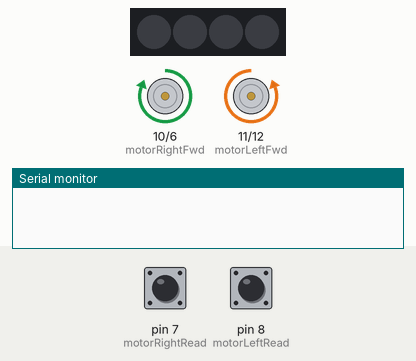
Bench run of a sketch on a simulated Arduino Uno, built with avr-gcc and run on an emulated ATmega328P. Shown: 4 RGB LEDs in strip order, left to right, motor-driver pin pairs drawn as motors (green arrow = first pin HIGH = forward, orange = second pin HIGH = backward, longer = more drive), the last lines printed to the serial monitor. The test bench sets the inputs (shaded band); at power-on: pin 7 (motorRightRead) LOW, pin 8 (motorLeftRead) LOW. The strip is taken to match the declared colour order.

Above: at 0.1 s.
At 5.1 s:
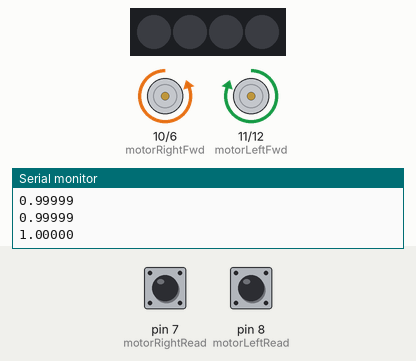
At 10.1 s:
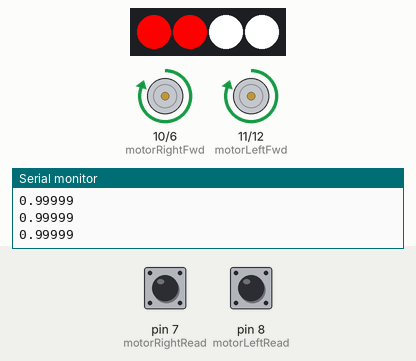
Timing chart, 0 to 11.6 s (numbered marks = the images above):
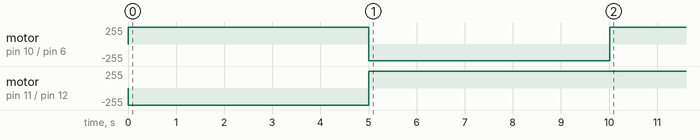

The sketch:

battleBot.ino
```cpp
// Neopixel Setup
#include <Adafruit_NeoPixel.h>

// Motor Pins
const int motorLeftBack =   12;  // Motor A1 LB
const int motorLeftFwd =    11;  // Motor A2 LF
const int motorRightFwd =   10;  // Motor B1 RF
const int motorRightBack =  6;   // Motor B2 RB

const int motorLeftRead =   8;   // Arduino A0
const int motorRightRead =  7;   // Arduino A1

// Echo Sensor Pins
const int echoServo = 5;
const int echoPinRead = A0; // Echo
const int echoPinSend = A1; // Trigger
const int stopDistance = 10; // Distance threshold to stop the robot (in cm)

// Gripper Pins
const int gripperServo = 3;

//LED
const int LED_PIN = 2;
const int LED_COUNT = 4;
const int brightness = 125;

const int totalBlinks = 3;

//Led Layout
const int LB = 0;   //Left Back
const int RB = 1;   //Right Back
const int RF = 2;   //Right Front
const int LF = 3;   //Left Front


//Color Values
const int RED[] = {255, 0, 0};
const int GREEN[] = {0, 255, 0};
const int BLUE[] = {0, 0, 255};
const int ORANGE[] = {255, 80, 0};

Adafruit_NeoPixel strip(LED_COUNT, LED_PIN, NEO_RGB + NEO_KHZ800);

void setup() {
  // Motor
  pinMode(motorLeftFwd,   OUTPUT);
  pinMode(motorLeftBack,  OUTPUT);
  pinMode(motorRightBack, OUTPUT);
  pinMode(motorRightFwd,  OUTPUT);
  pinMode(motorLeftRead,  INPUT);
  pinMode(motorRightRead, INPUT);
  // Echo Sensor
  pinMode(echoPinRead, INPUT);
  pinMode(echoPinSend, OUTPUT);
  //
  Serial.begin(9600);
  calibrate();
  driveForward(255);
  //
  //Color setup
  strip.begin();
  setPixelRgb(LB, 255, 0, 0);
  setPixelRgb(RB, 255, 0, 0);
  setPixelRgb(RF, 255, 255, 255);
  setPixelRgb(LF, 255, 255, 255);
  //
}

void loop() {
   addPulses(1000, true, true);
}
```

EchoSensor.ino
```cpp
bool detectWall(long distance)
{
  long duration;
  digitalWrite(echoPinSend, LOW);
  delayMicroseconds(2);
  digitalWrite(echoPinSend, HIGH);
  delayMicroseconds(10);
  digitalWrite(echoPinSend, LOW);
  duration = pulseIn(echoPinRead, HIGH);
  distance = duration * 0.034 / 2;
  Serial.println(distance);
  // Stop if distance is less than or equal to stopDistance
  if (distance <= stopDistance)
  {
    return true;
  }
  else
  {
    return false;
  }
}
```

LedControl.ino
```cpp
//Color for specific light
void setPixelRgb(int pixel, uint8_t red, uint8_t green, uint8_t blue) {
    strip.setPixelColor(pixel, strip.Color(red, green, blue));
    strip.show();
}

void setPixelByName(int pixel, const int color[])
{
  strip.setPixelColor(pixel, strip.Color(color[0], color[1], color[2]));
  strip.show();
}

void blink(int pixel)
{
  for(int i = 0; i < totalBlinks; i++)
  {
    setPixelByName(pixel, ORANGE);
    delay(250);
    setPixelRgb(pixel, 255, 255, 255);
    delay(250);
  }
}
```

ServoControl.ino
```cpp
void echoSensorForward()
{
  moveGripper(1500, echoServo);
}

void echoSensorLeft()
{
  moveGripper(2500, echoServo);
}

void echoSensorRight()
{
  moveGripper(500, echoServo);
}

void gripperOpen()
{
  moveGripper(1600, gripperServo);
}

void gripperClose()
{
  moveGripper(1000, gripperServo);
}

void moveGripper(int pulseDuration, int servo)
{
  for(int i = 0; i < 10; i++)
  {
    delay(20);
    digitalWrite(servo, HIGH);
    delayMicroseconds(pulseDuration);
    digitalWrite(servo, LOW);
  }
}
```

WheelCalibration.ino
```cpp
double leftForwardOffset = 1;
double leftBackwardOffset = 1;
double rightForwardOffset = 1;
double rightBackwardOffset = 1;

// Drive sequence to calibrate the wheels
void calibrate()
{
    driveLeft(255);
    delay(1000);
    addPulses(4000, false, true);
    driveRight(255);
    delay(1000);
    addPulses(4000, true, false);
    driveStop();
}

// Collects pulses for the given time and sets offset values
void addPulses(int time, bool leftForward, bool rightForward)
{
  int runtime = time + millis();
  int pulseLeftState;
  int pulseRightState;
  double pulsesLeft = 0;
  double pulsesRight = 0;
  while(millis() < runtime)
  {
    // Detects pulse on left side
    if(pulseLeftState != digitalRead(motorLeftRead))
    {
      pulseLeftState = digitalRead(motorLeftRead);
      pulsesLeft++;
    }
//    Serial.println();
//    Serial.println(pulsesLeft);
//    Serial.println(pulseLeftState);
    // Detects pulse on right side
    if(pulseRightState != digitalRead(motorRightRead))
    {
      pulseRightState = digitalRead(motorRightRead);
      pulsesRight++;
    }

    delay(10);
  }
  Serial.println();
  Serial.println(pulsesRight);
  Serial.println(pulsesLeft);
  double maxPulses = max(pulsesLeft, pulsesRight) + 0.00001;
  double leftOffset  = (float)pulsesLeft/maxPulses;
  double rightOffset = (float)pulsesRight/maxPulses;
//  Serial.println();
//  Serial.println(leftOffset);
//  Serial.println(rightOffset);
  if(leftForward)
  {
    leftBackwardOffset  = leftOffset;
  }
  else
  {
    leftForwardOffset   = leftOffset;
  }
  if(rightForward)
  {
    rightBackwardOffset = rightOffset;
  }
  else
  {
    rightForwardOffset  = rightOffset;
  }
  Serial.println(rightForwardOffset, 5);
  Serial.println(leftForwardOffset, 5);
  Serial.println(rightBackwardOffset, 5);
  Serial.println(leftBackwardOffset, 5);
}
```

WheelControl.ino
```cpp
// Sets motor power to input
void setMotors(int LFWD, int LBACK, int RFWD, int RBACK)
{
  analogWrite(motorLeftFwd,   LFWD * leftForwardOffset);
  analogWrite(motorLeftBack,  LBACK * leftBackwardOffset);
  analogWrite(motorRightFwd,  RFWD * rightForwardOffset);
  analogWrite(motorRightBack, RBACK * rightBackwardOffset);
}

// Rotate left at 0-255 speed
void driveLeft(int speed)
{
  setMotors(0, speed, speed, 0);
}

// Rotate right at 0-255 speed
void driveRight(int speed)
{
  setMotors(speed, 0 , 0, speed);
}

// Drive forwards at 0-255 speed
void driveForward(int speed)
{
  setMotors(speed, 0 , speed, 0);
}

// Drive backwards at 0-255 speed
void driveBack(int speed)
{
  setMotors(0, speed, 0, speed);
}

// Stop driving
void driveStop()
{
  setMotors(0, 0, 0, 0);
}
```
